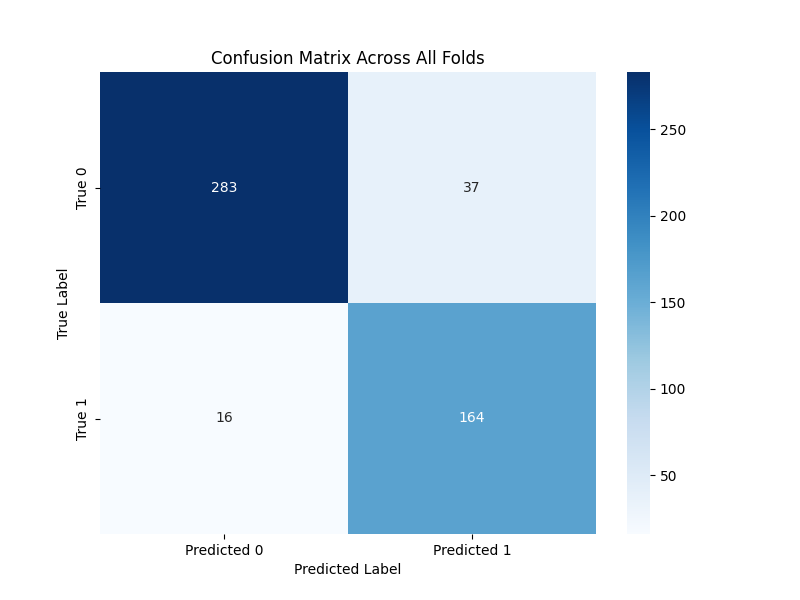

This figure's Python source:
import os
import json
from sklearn.metrics import confusion_matrix, matthews_corrcoef
import matplotlib.pyplot as plt
import seaborn as sns

# Define the data directory
DATA_DIR = "metrics"

def load_labels(file_path):
    full_path = os.path.join(DATA_DIR, file_path)
    if not os.path.exists(full_path):
        print(f"File not found: {full_path}")
        return [], []
    try:
        with open(full_path, 'r') as f:
            data = json.load(f)
    except json.JSONDecodeError as e:
        print(f"Error decoding JSON in {full_path}: {e}")
        return [], []
    true_labels = data.get('true_labels', [])
    predicted_probs = data.get('predicted_labels', [])
    if not true_labels or not predicted_probs:
        print(f"Missing 'true_labels' or 'predicted_labels' in {full_path}.")
        return [], []
    try:
        true_labels = [int(label) for label in true_labels]
        predicted_probs = [float(prob) for prob in predicted_probs]
    except (ValueError, TypeError) as e:
        print(f"Error converting labels in {full_path}: {e}")
        return [], []
    return true_labels, predicted_probs

def convert_to_labels(predicted_probs, threshold=0.5):
    return [1 if prob >= threshold else 0 for prob in predicted_probs]

def main():
    all_true_labels = []
    all_predicted_labels = []
    for fold in range(1, 6):
        file_name = f"fold_{fold}_labels.json"
        true_labels, predicted_probs = load_labels(file_name)
        if len(true_labels) != len(predicted_probs):
            print(f"Error in fold {fold}: true_labels and predicted_probs have different lengths.")
            continue
        predicted_labels = convert_to_labels(predicted_probs)
        all_true_labels.extend(true_labels)
        all_predicted_labels.extend(predicted_labels)
    # Compute confusion matrix
    cm = confusion_matrix(all_true_labels, all_predicted_labels)
    # Plot confusion matrix
    plt.figure(figsize=(8,6))
    sns.heatmap(cm, annot=True, fmt='d', cmap='Blues',
                xticklabels=['Predicted 0', 'Predicted 1'],
                yticklabels=['True 0', 'True 1'])
    plt.title('Confusion Matrix Across All Folds')
    plt.xlabel('Predicted Label')
    plt.ylabel('True Label')
    plt.savefig('confusion_matrix_plot.png')
    plt.show()

if __name__ == "__main__":
    main()